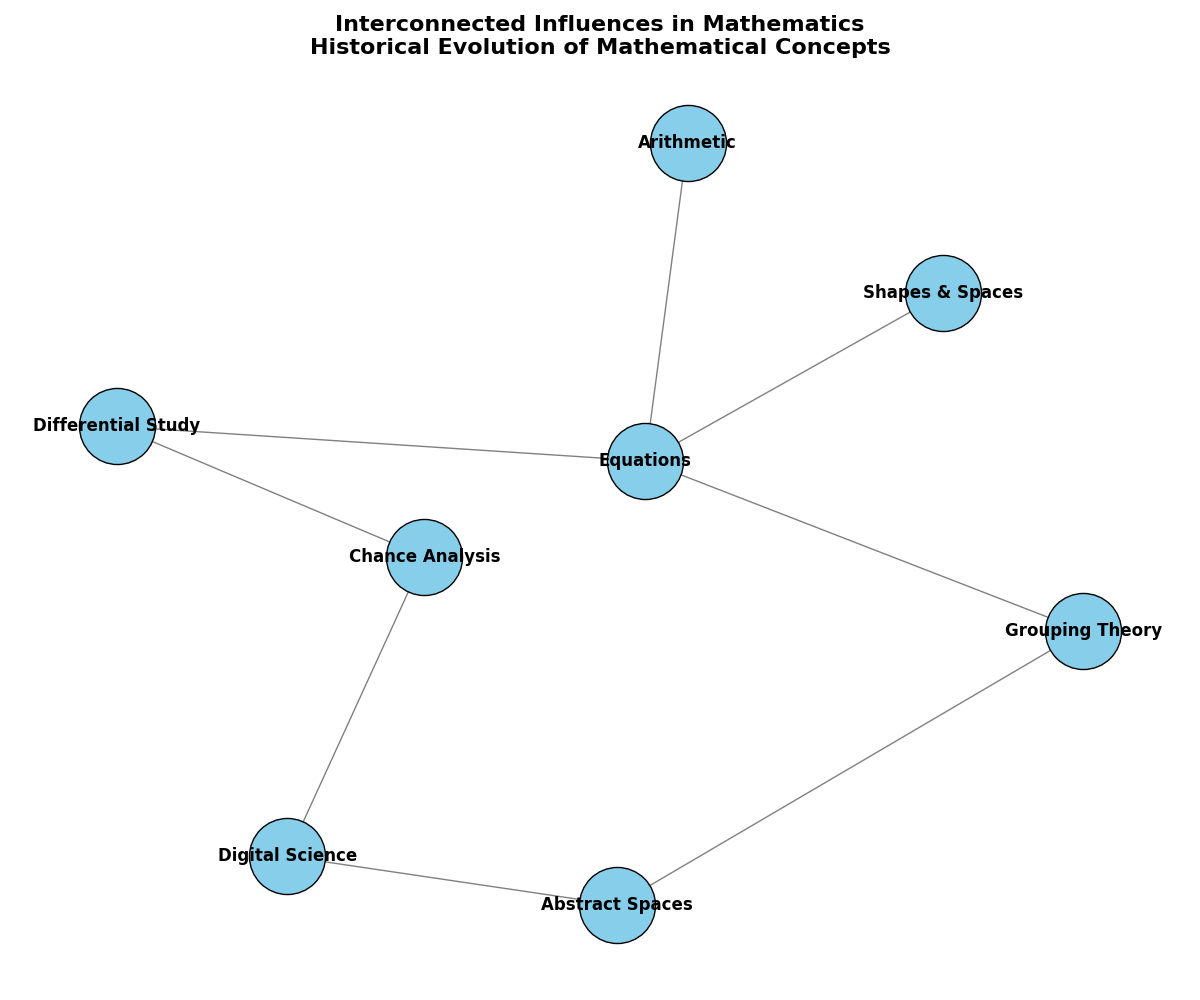

Write the Python code that produced this figure.
import matplotlib.pyplot as plt
import networkx as nx

G = nx.DiGraph()

nodes = {
    'A': 'Arithmetic',          # Original: Arithmetic
    'G': 'Shapes & Spaces',     # Original: Geometry
    'Al': 'Equations',          # Original: Algebra
    'C': 'Differential Study',  # Original: Calculus
    'S': 'Grouping Theory',     # Original: Set Theory
    'P': 'Chance Analysis',     # Original: Probability
    'T': 'Abstract Spaces',     # Original: Topology
    'CS': 'Digital Science'     # Original: Computer Science
}

G.add_nodes_from(nodes.keys())

edges = [
    ('A', 'Al'),  # Arithmetic influences Equations
    ('G', 'Al'),  # Shapes & Spaces influences Equations
    ('Al', 'C'),  # Equations influence Differential Study
    ('C', 'P'),   # Differential Study influences Chance Analysis
    ('P', 'CS'),  # Chance Analysis influences Digital Science
    ('Al', 'S'),  # Equations influence Grouping Theory
    ('S', 'T'),   # Grouping Theory influences Abstract Spaces
    ('T', 'CS')   # Abstract Spaces influence Digital Science
]

G.add_edges_from(edges)

pos = nx.spring_layout(G, seed=42)

plt.figure(figsize=(12, 10))

nx.draw_networkx_nodes(G, pos, node_color='skyblue', node_size=3000, edgecolors='k')
nx.draw_networkx_labels(G, pos, labels=nodes, font_size=12, font_weight='bold')
nx.draw_networkx_edges(G, pos, edgelist=edges, edge_color='gray', arrows=True, arrowsize=20, arrowstyle='-|>')

plt.title('Interconnected Influences in Mathematics\nHistorical Evolution of Mathematical Concepts', fontsize=16, fontweight='bold')
plt.axis('off')

plt.tight_layout()
plt.show()
